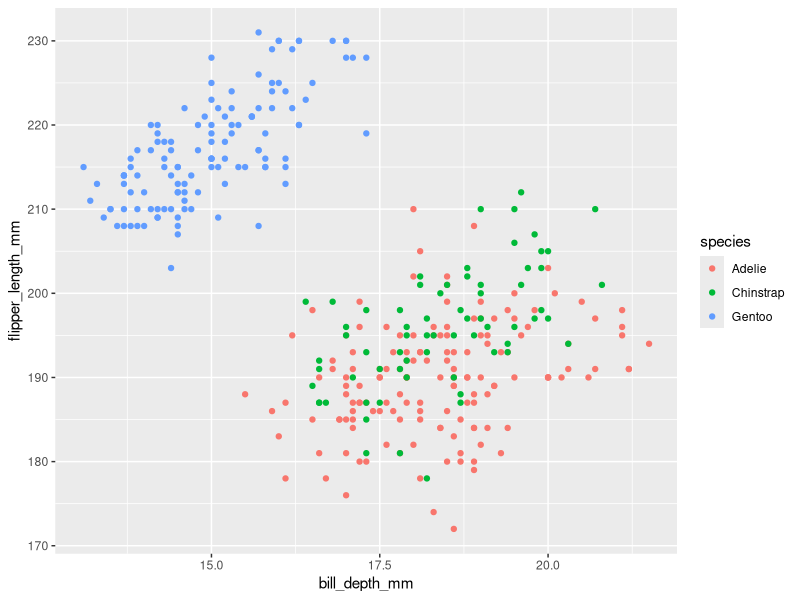
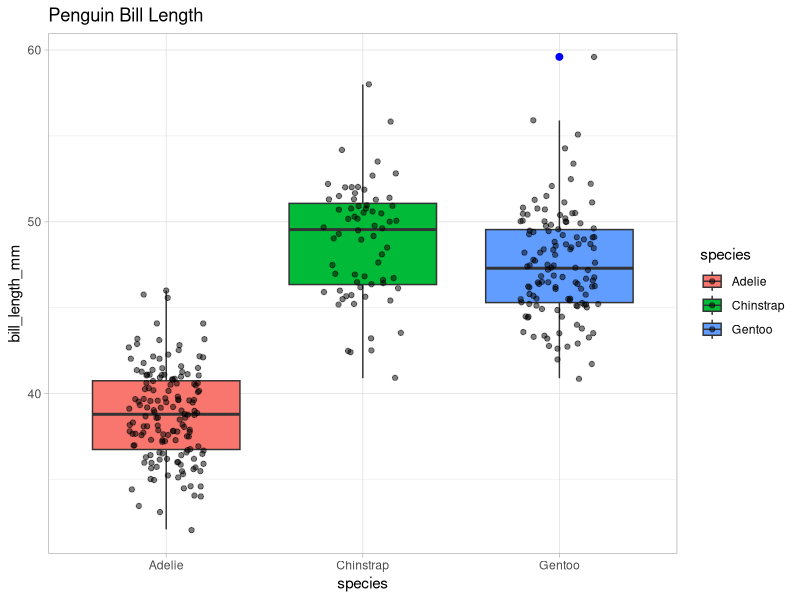

Generate these figures, in order, with R:
## ---- chunk 1
# Libraries
library(tidyverse)
library(palmerpenguins)
## ---- chunk 2
# Examining the relationship between bill length and flipper length.

library(palmerpenguins)
data(package = 'palmerpenguins')

ggplot(penguins, aes(x = bill_depth_mm , y = flipper_length_mm, color = species)) +
geom_point()
## ---- chunk 3
# Investigating variability accross species
ggplot(penguins, aes(x = species, y = bill_length_mm, fill=species)) +
geom_boxplot(outlier.colour = "blue", outlier.size = 2) +
geom_jitter(width=0.2, alpha = 0.5) + # 1 flower, 1 dot
labs(title="Penguin Bill Length") +
theme_light()
